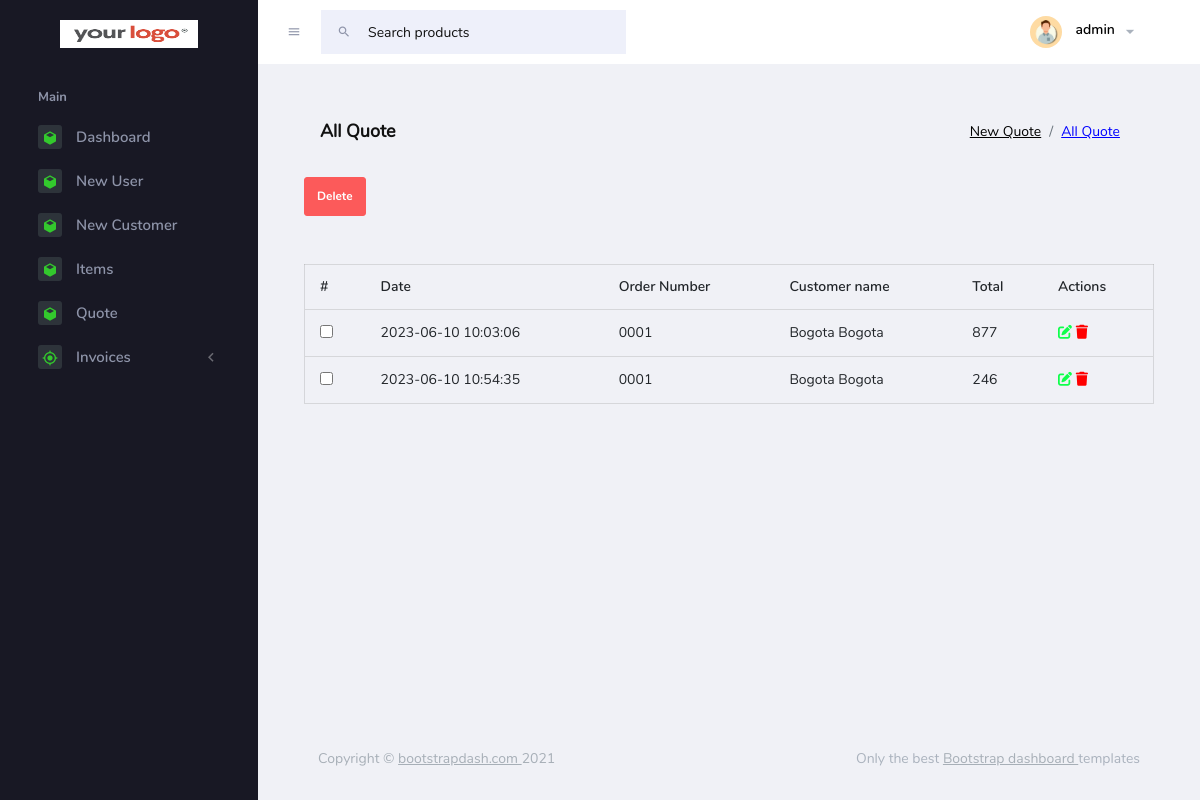
Page /pages/quote/Allquote.php (signed in) on the earlier database version.
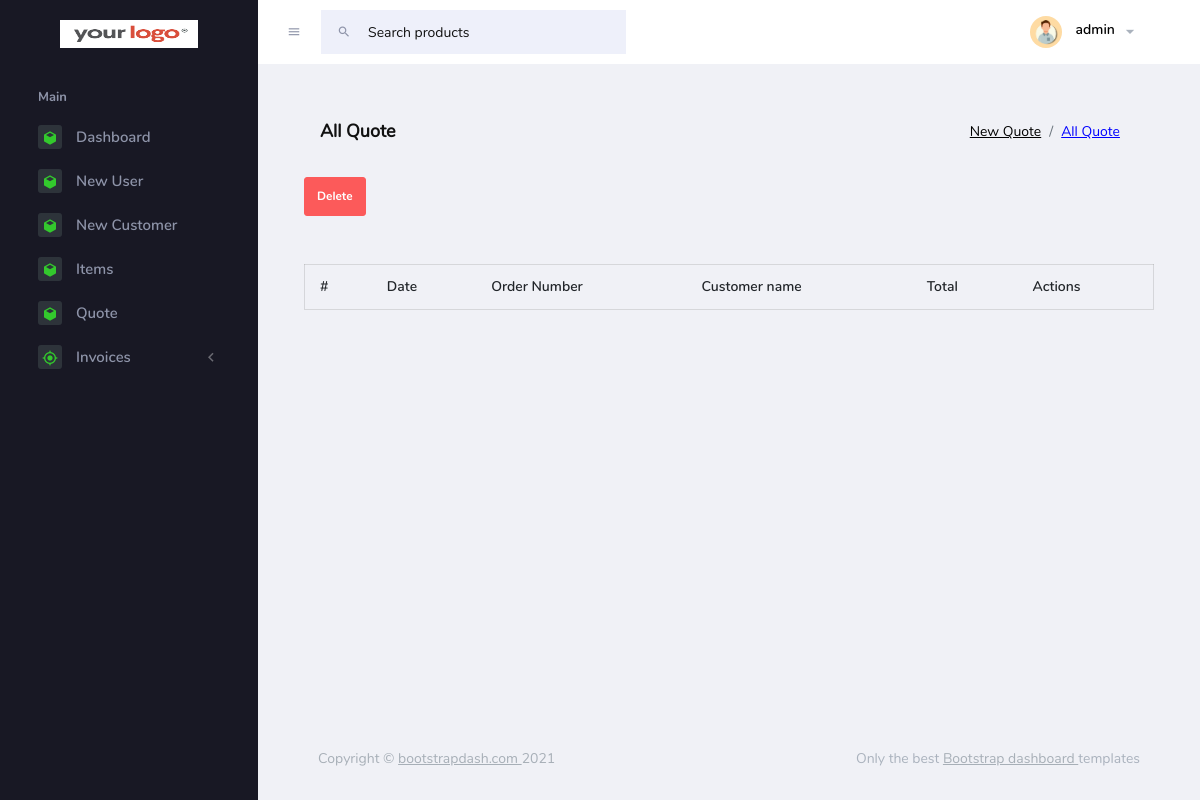
Same page on the later database version.
### tables this page shows
CREATE TABLE IF NOT EXISTS `dashboard2_quote` (
  `quote_id` int NOT NULL AUTO_INCREMENT,
  `user_id` int NOT NULL,
  `customerName` varchar(255) NOT NULL,
  `invoice` varchar(255) NOT NULL,
  `orderNumber` varchar(255) NOT NULL,
  `quoteDate` date NOT NULL,
  `expireyDate` date NOT NULL,
  `salesperson` varchar(255) NOT NULL,
  `subject` varchar(255) NOT NULL,
  `subTotal` varchar(255) NOT NULL,
  `Discount` varchar(255) NOT NULL,
  `discount2` varchar(255) NOT NULL,
  `Adjustment` varchar(255) NOT NULL,
  `TCS` varchar(255) NOT NULL,
  `total` varchar(255) NOT NULL,
  `termsAndConditions` varchar(255) NOT NULL,
  `items` json NOT NULL,
  `creation_Date` timestamp NOT NULL DEFAULT CURRENT_TIMESTAMP,
  `files` varchar(255) NOT NULL,
  PRIMARY KEY (`quote_id`)
);

### pages/database/quote/Allquote.php (the view)
<?php
include(dirname(__FILE__) . "/../dbconnect.php");
$sql2 = "select * from dashboard2_quote";
$result = mysqli_query($conn, $sql2);
while ($row = $result->fetch_assoc()) {
    echo "
            <tr>
            <td><input type='checkbox' name='mdeleteIdQuote[]' value='" .  $row["quote_id"] . "'></td>
                <td>" . $row["creation_Date"] . "</td>
                <td>" . $row["invoice"] . "</td>
                <td>" . $row["customerName"] . "</td>
                <td>" . $row["total"] . "</td>
                <td>
                <a style='cursor:pointer'>
                    <i id='" . $row["quote_id"] . "' class='fa-solid fa-pen-to-square quoteEdit' style='color: #0fff4b;'></i>
                </a>
                <a style='cursor:pointer'>
                <i id='" . $row["quote_id"] . "'class='fa-solid fa-trash quotedelete' style='color: #ff0000;'></i>
                </a>
                </td>
            </tr>
                ";
}

### pages/common/header.php (shortened to what this page needs)
<!doctype html>
<html lang="en">
<head>
    <link href="https://cdn.jsdelivr.net/npm/bootstrap@5.0.2/dist/css/bootstrap.min.css" rel="stylesheet">
    <link rel="stylesheet" href="<?php echo INV_ASSETS; ?>/vendors/mdi/css/materialdesignicons.min.css">
    <link rel="stylesheet" href="<?php echo INV_ASSETS; ?>/vendors/flag-icon-css/css/flag-icon.min.css">
    <link rel="stylesheet" href="<?php echo INV_ASSETS; ?>/vendors/css/vendor.bundle.base.css">
    <link rel="stylesheet" href="<?php echo INV_ASSETS; ?>/css/style.css">
    <link rel="stylesheet" href="<?php echo INV_ASSETS; ?>/css/style2.css">
    <link rel="stylesheet" href="<?php echo INV_ASSETS; ?>/css/custom_style.css">
    <link rel="stylesheet" href="https://cdnjs.cloudflare.com/ajax/libs/font-awesome/6.4.0/css/all.min.css">
    <link rel="stylesheet" href="https://cdn.datatables.net/1.13.4/css/jquery.dataTables.css" />
    <link href="<?php echo INV_ASSETS; ?>/css/Select2.css" rel="stylesheet" />
</head>

### pages/quote/Allquote.php (shortened to what this page needs)
<?php include('../common/header.php'); ?>
<body>
    <div class="container-scroller">
        <?php include('../common/navbar.php'); ?>
        <div class="container-fluid page-body-wrapper">
            <?php include('../common/sidebar.php'); ?>
            <div class="main-panel">
                <div class="content-wrapper">
                    <div class="page-header">
                        <h3 class="page-title"> All Quote </h3>
                        <nav aria-label="breadcrumb">
                            <ol class="breadcrumb">
                                <li class="breadcrumb-item"><a href="quote.php">New Quote</a></li>
                                <li class="breadcrumb-item active"><a href="Allquote.php">All Quote</a></li>
                        </nav>
                    </div>
                    <form action="../database/quote/deleteQuote.php" method="POST">
                        <button type="submit" name="mDeleteQuote" class="btn btn-danger">Delete</button>
                        <table border="1" class="mt-5 table" id="myTable">
                            <thead>
                                <tr>
                                    <th>#</th>
                                    <th>Date</th>
                                    <th>Order Number</th>
                                    <th>Customer name</th>
                                    <th>Total</th>
                                    <th>Actions</th>
                                </tr>
                            </thead>
                            <tbody>
                                <?php
                                include('../database/quote/Allquote.php')
                                ?>
                            </tbody>
                        </table>
                    </form>
                </div>
                <footer class="footer">
                    <div class="footer-inner-wraper">
                        <div class="d-sm-flex justify-content-center justify-content-sm-between py-2">
                            <span class="text-muted text-center text-sm-left d-block d-sm-inline-block">Copyright © <a href="https://www.bootstrapdash.com/" target="_blank">bootstrapdash.com </a>2021</span>
                            <span class="float-none float-sm-right d-block mt-1 mt-sm-0 text-center">Only the best <a href="https://www.bootstrapdash.com/" target="_blank"> Bootstrap dashboard </a> templates</span>
                        </div>
                    </div>
                </footer>
            </div>
        </div>
    </div>
</body>
</html>

### pages/common/navbar.php (shortened to what this page needs)
<nav class="navbar default-layout-navbar col-lg-12 col-12 p-0 fixed-top d-flex flex-row">
  <div class="text-center navbar-brand-wrapper d-flex align-items-center justify-content-center">
    <a class="navbar-brand brand-logo" href="<?php echo SITE_URL; ?>pages/dashboard.php"><img src="<?php echo INV_ASSETS; ?>/images/your_logo.png" /></a>
  </div>
  <div class="navbar-menu-wrapper d-flex align-items-stretch nav-right">
    <button class="navbar-toggler navbar-toggler align-self-center" type="button" data-toggle="minimize">
      <span class="mdi mdi-menu"></span>
    </button>
    <div class="search-field d-none d-xl-block">
      <form class="d-flex align-items-center h-100" action="#">
        <div class="input-group">
          <div class="input-group-prepend bg-transparent">
            <i class="input-group-text border-0 mdi mdi-magnify"></i>
          </div>
          <input type="text" class="form-control bg-transparent border-0" placeholder="Search products">
        </div>
      </form>
    </div>
    <ul class="navbar-nav navbar-nav-right">
      <li class="nav-item nav-profile dropdown">
        <a class="nav-link dropdown-toggle" id="profileDropdown" href="#" data-bs-toggle="dropdown" aria-expanded="false">
          <div class="nav-profile-img">
            <img src="<?php echo INV_ASSETS; ?>/images/faces/logo1.jpg" alt="image">
          </div>
          <div class="nav-profile-text">
            <p id="<?php echo $_SESSION['userID'] ?>" class="mb-1 text-black user_Name"><?php echo $_SESSION['username'] ?></p>
          </div>
        </a>
      </li>
    </ul>
  </div>
</nav>

### pages/common/sidebar.php (shortened to what this page needs)
<nav class="sidebar sidebar-offcanvas" id="sidebar">
  <ul class="nav">
    <li class="nav-item nav-category">Main</li>
    <li class="nav-item">
      <a class="nav-link" href="<?php echo SITE_URL; ?>pages/dashboard.php">
        <span class="icon-bg"><i class="mdi mdi-cube menu-icon"></i></span>
        <span class="menu-title">Dashboard</span>
      </a>
    </li>
    <li class="nav-item">
      <a class="nav-link" href="<?php echo SITE_URL; ?>pages/users/user.php">
        <span class="icon-bg"><i class="mdi mdi-cube menu-icon"></i></span>
        <span class="menu-title">New User</span>
      </a>
    </li>
    <li class="nav-item">
      <a class="nav-link" href="<?php echo SITE_URL; ?>pages/customer/customer.php">
        <span class="icon-bg"><i class="mdi mdi-cube menu-icon"></i></span>
        <span class="menu-title">New Customer</span>
      </a>
    </li>
    <li class="nav-item">
      <a class="nav-link" href="<?php echo SITE_URL; ?>pages/items/items.php">
        <span class="icon-bg"><i class="mdi mdi-cube menu-icon"></i></span>
        <span class="menu-title">Items</span>
      </a>
    </li>
    <li class="nav-item">
      <a class="nav-link" href="<?php echo SITE_URL; ?>pages/quote/quote.php">
        <span class="icon-bg"><i class="mdi mdi-cube menu-icon"></i></span>
        <span class="menu-title">Quote</span>
      </a>
    </li>
    <li class="nav-item">
      <a class="nav-link" data-bs-toggle="collapse" href="#ui-basic" aria-expanded="false" aria-controls="ui-basic">
        <span class="icon-bg"><i class="mdi mdi-crosshairs-gps menu-icon"></i></span>
        <span class="menu-title">Invoices</span>
        <i class="menu-arrow"></i>
      </a>
    </li>
  </ul>
</nav>

### assets/css/style2.css (style rules this page uses)
a { color: black; }
.breadcrumb .active a { color: blue !important; }

### assets/css/custom_style.css (style rules this page uses)
:root { --dark-bg-color: #434343; --dark-text-color: #fff; }
.navbar-menu-wrapper.nav-right { padding-right: 50px; }
input { padding: 10px !important; }
.form-control { border-radius: 8px; }
html, body { margin: 0; padding: 0; height: 100%; width: 100%; }

Differences in the rows shown:
removed dashboard2_quote: creation_Date "2023-06-10 10:03:06", invoice "0001", customerName "Bogota Bogota", total "877"
removed dashboard2_quote: creation_Date "2023-06-10 10:54:35", invoice "0001", customerName "Bogota Bogota", total "246"
